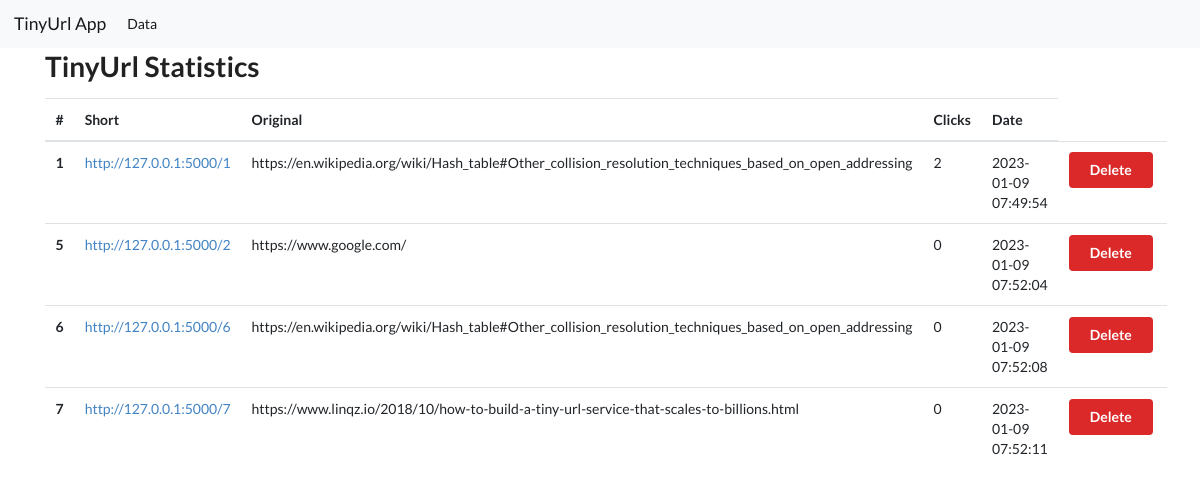
Page /data on the committed database.
### tables this page shows
CREATE TABLE urls (
    id INTEGER PRIMARY KEY AUTOINCREMENT,
    created TIMESTAMP NOT NULL DEFAULT CURRENT_TIMESTAMP,
    original_url TEXT NOT NULL,
    short_url TEXT NOT NULL,
    clicks INTEGER NOT NULL DEFAULT 0
);

### app.py (the view)
@app.route('/data')
def data():
    conn = get_db_connection()
    urls = conn.execute('select id, created, original_url, short_url, clicks from urls').fetchall()
    conn.close()
    return render_template('data.html', urls=urls)

### app.py (called while the page is built)
def get_db_connection():
    conn = sqlite3.connect('database.db')
    conn.row_factory = sqlite3.Row
    return conn

### templates/data.html
{% extends 'base.html' %}
{% block content %}
    <h1>{% block title %} TinyUrl Statistics {% endblock %}</h1>
    <table class="table">
        <thead>
            <tr>
            <th scope="col">#</th>
            <th scope="col">Short</th>
            <th scope="col">Original</th>
            <th scope="col">Clicks</th>
            <th scope="col">Date</th>
            </tr>
        </thead>
        <tbody>
            {% for url in urls %}
                <tr>
                    <th scope="row">{{ url['id'] }}</th>
                    <td><a href={{url['short_url']}} target="'_blank">{{ url['short_url'] }}</a></td>
                    <td>{{ url['original_url'] }}</td>
                    <td>{{ url['clicks'] }}</td>
                    <td>{{ url['created'] }}</td>
                    <td><a class="ui red button" href="/delete/{{url['id']}}">Delete</button></td>
                </tr>
            {% endfor %}
        </tbody>
    </table>
{% endblock %}

### templates/base.html (shortened to what this page needs)
<!doctype html>
<html lang="en">
  <head>
    <link rel="stylesheet" href="https://stackpath.bootstrapcdn.com/bootstrap/4.3.1/css/bootstrap.min.css">
    <link rel="stylesheet" href="https://cdn.jsdelivr.net/npm/semantic-ui@2.5.0/dist/semantic.min.css">
</head>
<body>
  <nav class="navbar navbar-expand-md navbar-light bg-light">
      <a class="navbar-brand" href="{{ url_for('index')}}">TinyUrl App</a>
      <div class="collapse navbar-collapse" id="navbarNav">
          <ul class="navbar-nav">
          <li class="nav-item active">
              <a class="nav-link" href="/data">Data</a>
          </li>
          </ul>
      </div>
  </nav>
  <div class="container">
      {% block content %} {% endblock %}
  </div>
  </body>
</html>

### rows in the picture
urls: id "1", short_url "http://127.0.0.1:5000/1", original_url "https://en.wikipedia.org/wiki/Hash_table#Other_collision_resolution_techniques_based_on_open_addressing", clicks "2", created "2023-01-09 07:49:54"
urls: id "5", short_url "http://127.0.0.1:5000/2", original_url "https://www.google.com/", clicks "0", created "2023-01-09 07:52:04"
urls: id "6", short_url "http://127.0.0.1:5000/6", original_url "https://en.wikipedia.org/wiki/Hash_table#Other_collision_resolution_techniques_based_on_open_addressing", clicks "0", created "2023-01-09 07:52:08"
urls: id "7", short_url "http://127.0.0.1:5000/7", original_url "https://www.linqz.io/2018/10/how-to-build-a-tiny-url-service-that-scales-to-billions.html", clicks "0", created "2023-01-09 07:52:11"
